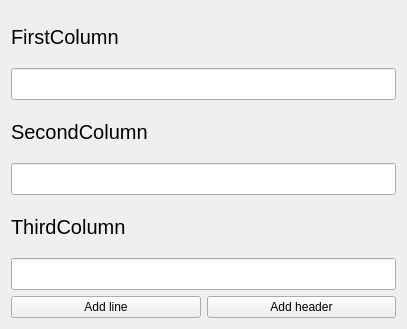
<?xml version="1.0" encoding="UTF-8"?>
<ui version="4.0">
 <class>AddWindow</class>
 <widget class="QWidget" name="AddWindow">
  <property name="geometry">
   <rect>
    <x>0</x>
    <y>0</y>
    <width>407</width>
    <height>329</height>
   </rect>
  </property>
  <property name="windowTitle">
   <string>Form</string>
  </property>
  <layout class="QGridLayout" name="gridLayout">
   <item row="0" column="0" colspan="2">
    <widget class="QLabel" name="FirstColumn">
     <property name="font">
      <font>
       <pointsize>15</pointsize>
      </font>
     </property>
     <property name="text">
      <string>FirstColumn</string>
     </property>
    </widget>
   </item>
   <item row="1" column="0" colspan="2">
    <widget class="QLineEdit" name="FirstColumnText">
     <property name="font">
      <font>
       <pointsize>15</pointsize>
      </font>
     </property>
    </widget>
   </item>
   <item row="2" column="0" colspan="2">
    <widget class="QLabel" name="SecondColumn">
     <property name="font">
      <font>
       <pointsize>15</pointsize>
      </font>
     </property>
     <property name="text">
      <string>SecondColumn</string>
     </property>
    </widget>
   </item>
   <item row="3" column="0" colspan="2">
    <widget class="QLineEdit" name="SecondColumnText">
     <property name="font">
      <font>
       <pointsize>15</pointsize>
      </font>
     </property>
    </widget>
   </item>
   <item row="4" column="0" colspan="2">
    <widget class="QLabel" name="ThirdColumn">
     <property name="font">
      <font>
       <pointsize>15</pointsize>
      </font>
     </property>
     <property name="text">
      <string>ThirdColumn</string>
     </property>
    </widget>
   </item>
   <item row="5" column="0" colspan="2">
    <widget class="QLineEdit" name="ThirdColumnText">
     <property name="font">
      <font>
       <pointsize>15</pointsize>
      </font>
     </property>
     <property name="cursorMoveStyle">
      <enum>Qt::VisualMoveStyle</enum>
     </property>
    </widget>
   </item>
   <item row="6" column="0">
    <widget class="QPushButton" name="Button_line">
     <property name="text">
      <string>Add line</string>
     </property>
     <property name="shortcut">
      <string>Return</string>
     </property>
    </widget>
   </item>
   <item row="6" column="1">
    <widget class="QPushButton" name="Button_header">
     <property name="text">
      <string>Add header</string>
     </property>
    </widget>
   </item>
  </layout>
 </widget>
 <tabstops>
  <tabstop>FirstColumnText</tabstop>
  <tabstop>SecondColumnText</tabstop>
  <tabstop>ThirdColumnText</tabstop>
  <tabstop>Button_line</tabstop>
 </tabstops>
 <resources/>
 <connections/>
</ui>
